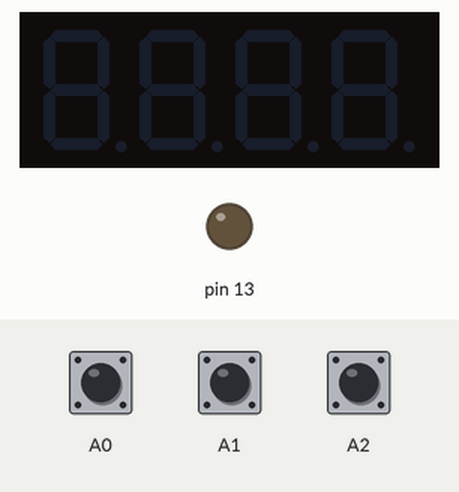
Bench run of a sketch on a simulated Arduino Uno, built with avr-gcc and run on an emulated ATmega328P. Shown: 4-digit seven-segment display, output pins drawn as LEDs (lit = HIGH). The test bench sets the inputs (shaded band); at power-on: A2 HIGH, A0 HIGH, A1 HIGH. Pins used as bus, display or sensor lines are not drawn.

Above: at 1.2 s.
1.3 s: A2 pulled LOW for 0.15 s
At 11.6 s:
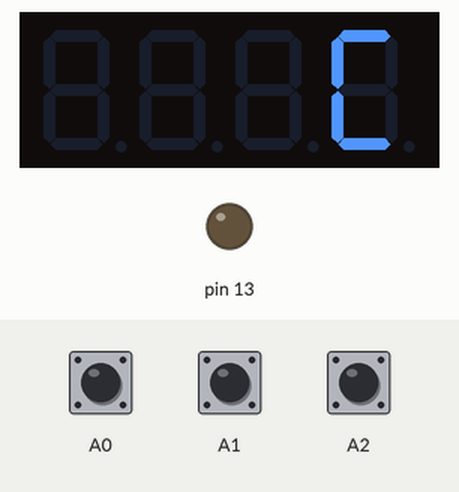
Timing chart, 0 to 11.9 s (numbered marks = the images above; inputs shaded):
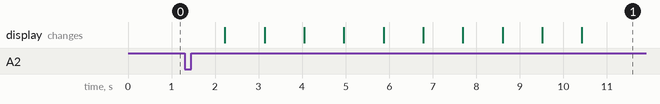

The sketch:

arduino-clock.ino
```cpp
#include <TimerOne.h>
#include <SevSeg.h>
/***************************************
 * name:Stopwatch
 * function: you can see the number increases by one per second on the 4-digit 7-segment display.
 ***********************************/
//Email:support@sunfounder.com
//Website:www.sunfounder.com

/**************************************/
SevSeg myDisplay;

//the pins of 4-digit 7-segment display attach to pin2-13 respectively
int a = 6;
int b = 7;
int c = 8;
int d = 9;
int e = 10;
int f = 11;
int g = 12;
int p = A5;

int d4 = 5;
int d3 = 4;
int d2 = 3;
int d1 = 2;

//CLOCK
long n = 0;// n represents the value displayed on the LED display. For example, when n=0, 0000 is displayed. The maximum value is 9999.
int k = 0;
int x = 100;
int del = 5;//Set del as 5; the value is the degree of fine tuning for the clock
int count = 0;//Set count=0. Here count is a count value that increases by 1 every 0.1 second, which means 1 second is counted when the value is 10
byte oldSwitchStateO = 0;
byte oldSwitchStateI = 0;

//THERMOMETER

int ThermistorPin = A3;
int Vo;
float R1 = 10000;
float logR2, R2, T, Tc, Tf;
float c1 = 1.009249522e-03, c2 = 2.378405444e-04, c3 = 2.019202697e-07;

void setup()
{
  //set all the pins of the LED display as output
  pinMode(d1, OUTPUT);
  pinMode(d2, OUTPUT);
  pinMode(d3, OUTPUT);
  pinMode(d4, OUTPUT);
  pinMode(a, OUTPUT);
  pinMode(b, OUTPUT);
  pinMode(c, OUTPUT);
  pinMode(d, OUTPUT);
  pinMode(e, OUTPUT);
  pinMode(f, OUTPUT);
  pinMode(g, OUTPUT);
  pinMode(p, OUTPUT);
  pinMode (A0, INPUT_PULLUP);
  pinMode (A1, INPUT_PULLUP);
  pinMode (A2, INPUT_PULLUP);
  pinMode(13, OUTPUT);
  pinMode(A3, INPUT);
  myDisplay.Begin(COMMON_CATHODE, 4, d1,d2,d3,d4,a,b,c,d,e,f,g,p);
  myDisplay.SetBrightness(3000);
  Timer1.initialize(6000000); // set a timer of length 100000 microseconds (or 0.1 sec - or 10Hz => the led will blink 5 times, 5 cycles of on-and-off, per second)
  Timer1.attachInterrupt( add );
}
/***************************************/
void loop()
{
  byte switchStateS = digitalRead (A2);
  if(switchStateS == HIGH){
  byte switchStateO = digitalRead (A0);
  // has it changed since last time?
  if (switchStateO != oldSwitchStateO)
    {
      if(switchStateO == HIGH){
      k++;
      if(k>=24){
        k=0;
      }
      }
    oldSwitchStateO =  switchStateO;  // remember for next time
    delay (10);         // debounce
    }


  byte switchStateI = digitalRead (A1);

  // has it changed since last time?
  if (switchStateI != oldSwitchStateI)
    {
      if(switchStateI == HIGH){
      n++;
      if(n>=60){
      n=0;
      }
      }
    oldSwitchStateI =  switchStateI;  // remember for next time
    delay (10);         // debounce
    }

  clearLEDs();//clear the 7-segment display screen
  pickDigit(0);//Light up 7-segment display d1
  pickNumber(k%100/10);// get the value of thousand
  delay(del);//delay 5ms

  clearLEDs();//clear the 7-segment display screen
  pickDigit(1);//Light up 7-segment display d2
  digitalWrite(p, HIGH);//Get the value of single digit
  pickNumber(k%10);// get the value of hundred
  delay(del);//delay 5ms

  clearLEDs();//clear the 7-segment display screen
  pickDigit(2);//Light up 7-segment display d3
  pickNumber(n%100/10);//get the value of ten
  delay(del);//delay 5ms

  clearLEDs();//clear the 7-segment display screen
  pickDigit(3);//Light up 7-segment display d4
  pickNumber(n%10);//Get the value of single digit
  delay(del);//delay 5ms

  }

  else{
  Vo = analogRead(ThermistorPin);
  R2 = R1 * (1023.0 / (float)Vo - 1.0);
  logR2 = log(R2);
  T = (1.0 / (c1 + c2*logR2 + c3*logR2*logR2*logR2));
  Tc = T - 273.15;
  int d1 = (int)((Tc-(int)Tc%10)/10);
  int d2 = (int) ((int)Tc%10);

  char disp[5];

  for(int j =0;j<5;j++){
  for(int i =0;i<50;i++)
  {
    disp[0] = (k-k%10)/10;
    disp[1] = k%10;
    disp[2] = (n-n%10)/10;
    disp[3] = n%10;

    myDisplay.DisplayString(disp, 0);

    delay(10);
  }
  for(int i =0;i<50;i++){
      myDisplay.DisplayString(disp, 2);

    delay(10);
  }}

  for(int i =0;i<100;i++)
  {
    disp[0] = d1;
    disp[1] = d2;
    disp[2] = 58;
    disp[3] = 'C';

    myDisplay.DisplayString(disp, 0);

    delay(10);
  }
  }
}

void add(){
  // Toggle LED
  count ++;
  if(count == 10){
    count = 0;
    n++;
    if(n == 60)
    {
      n = 0;
      k++;
      if(k==24){
        k=0;
      }
    }

  }
}

void pickDigit(int x) //light up a 7-segment display
{
  //The 7-segment LED display is a common-cathode one. So also use digitalWrite to  set d1 as high and the LED will go out
  digitalWrite(d1, HIGH);
  digitalWrite(d2, HIGH);
  digitalWrite(d3, HIGH);
  digitalWrite(d4, HIGH);

  switch(x)
  {
    case 0:
    digitalWrite(d1, LOW);//Light d1 up
    break;
    case 1:
    digitalWrite(d2, LOW); //Light d2 up
    break;
    case 2:
    digitalWrite(d3, LOW); //Light d3 up
    break;
    default:
    digitalWrite(d4, LOW); //Light d4 up
    break;
  }
}
//The function is to control the 7-segment LED display to display numbers. Here x is the number to be displayed. It is an integer from 0 to 9
void pickNumber(int x)
{
  switch(x)
  {
    default:
    zero();
    break;
    case 1:
    one();
    break;
    case 2:
    two();
    break;
    case 3:
    three();
    break;
    case 4:
    four();
    break;
    case 5:
    five();
    break;
    case 6:
    six();
    break;
    case 7:
    seven();
    break;
    case 8:
    eight();
    break;
    case 9:
    nine();
    break;
  }
}
void clearLEDs() //clear the 7-segment display screen
{
  digitalWrite(a, LOW);
  digitalWrite(b, LOW);
  digitalWrite(c, LOW);
  digitalWrite(d, LOW);
  digitalWrite(e, LOW);
  digitalWrite(f, LOW);
  digitalWrite(g, LOW);
  digitalWrite(p, LOW);
}

void zero() //the 7-segment led display 0
{
  digitalWrite(a, HIGH);
  digitalWrite(b, HIGH);
  digitalWrite(c, HIGH);
  digitalWrite(d, HIGH);
  digitalWrite(e, HIGH);
  digitalWrite(f, HIGH);
  digitalWrite(g, LOW);
}

void one() //the 7-segment led display 1
{
  digitalWrite(a, LOW);
  digitalWrite(b, HIGH);
  digitalWrite(c, HIGH);
  digitalWrite(d, LOW);
  digitalWrite(e, LOW);
  digitalWrite(f, LOW);
  digitalWrite(g, LOW);
}

void two() //the 7-segment led display 2
{
  digitalWrite(a, HIGH);
  digitalWrite(b, HIGH);
  digitalWrite(c, LOW);
  digitalWrite(d, HIGH);
  digitalWrite(e, HIGH);
  digitalWrite(f, LOW);
  digitalWrite(g, HIGH);
}

void three() //the 7-segment led display 3
{
  digitalWrite(a, HIGH);
  digitalWrite(b, HIGH);
  digitalWrite(c, HIGH);
  digitalWrite(d, HIGH);
  digitalWrite(e, LOW);
  digitalWrite(f, LOW);
  digitalWrite(g, HIGH);
}

void four() //the 7-segment led display 4
{
  digitalWrite(a, LOW);
  digitalWrite(b, HIGH);
  digitalWrite(c, HIGH);
  digitalWrite(d, LOW);
  digitalWrite(e, LOW);
  digitalWrite(f, HIGH);
  digitalWrite(g, HIGH);
}

void five() //the 7-segment led display 5
{
  digitalWrite(a, HIGH);
  digitalWrite(b, LOW);
  digitalWrite(c, HIGH);
  digitalWrite(d, HIGH);
  digitalWrite(e, LOW);
  digitalWrite(f, HIGH);
  digitalWrite(g, HIGH);
}

void six() //the 7-segment led display 6
{
  digitalWrite(a, HIGH);
  digitalWrite(b, LOW);
  digitalWrite(c, HIGH);
  digitalWrite(d, HIGH);
  digitalWrite(e, HIGH);
  digitalWrite(f, HIGH);
  digitalWrite(g, HIGH);
}

void seven() //the 7-segment led display 7
{
  digitalWrite(a, HIGH);
  digitalWrite(b, HIGH);
  digitalWrite(c, HIGH);
  digitalWrite(d, LOW);
  digitalWrite(e, LOW);
  digitalWrite(f, LOW);
  digitalWrite(g, LOW);
}

void eight() //the 7-segment led display 8
{
  digitalWrite(a, HIGH);
  digitalWrite(b, HIGH);
  digitalWrite(c, HIGH);
  digitalWrite(d, HIGH);
  digitalWrite(e, HIGH);
  digitalWrite(f, HIGH);
  digitalWrite(g, HIGH);
}

void nine() //the 7-segment led display 9
{
  digitalWrite(a, HIGH);
  digitalWrite(b, HIGH);
  digitalWrite(c, HIGH);
  digitalWrite(d, HIGH);
  digitalWrite(e, LOW);
  digitalWrite(f, HIGH);
  digitalWrite(g, HIGH);
}
```

Measured:
- after the input at 1.3 s, the display: first changes after 0.93 s (image 1 shows a later state)
